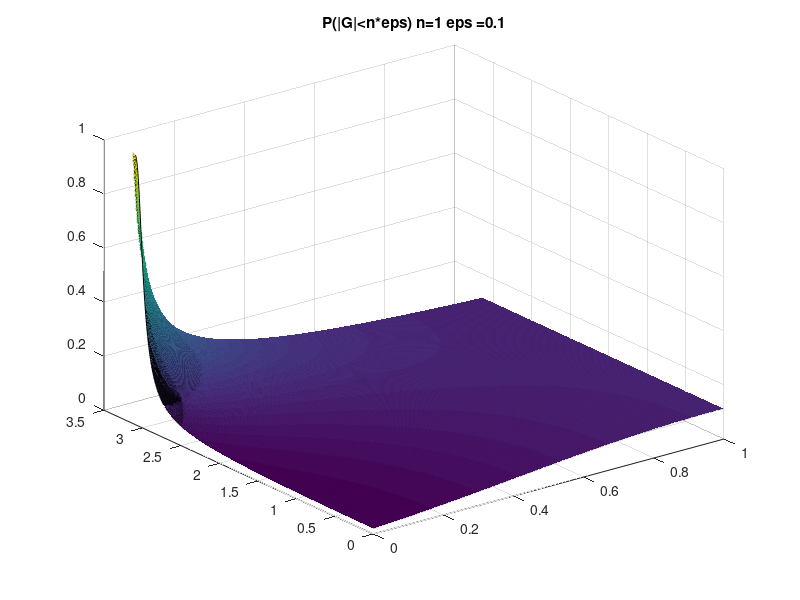

Reproduce this figure in MATLAB. (Note: this script raises an error after producing the figure.)
%% Compute the probability of change of sign of gradient in L2 case
p = linspace(0,1,1000);
theta = linspace(0,pi,1000);

%% Remove extrem cases (avoid dividing by zero)
p = p(2:(end-1));
theta = theta(2:(end-1));

[P,Theta] = meshgrid(p,theta);

%% Compute probability different n
epsilon = 0.1;
for k = 0:4
n = 10^k;
miu = n.*(1-P).*sqrt(pi/4.*(1+cos(Theta)));
sigma = sqrt((1+cos(Theta)).*(4-pi)./4.*n.*(1-P)+n.*P./2);
figure()
Prob = cdf('Normal',(epsilon*n-miu)./sigma,0,1)-cdf('Normal',(-epsilon*n-miu)./sigma,0,1);
s = surf(P,Theta,Prob);
title(strcat('P(|G|<n*eps) n= ',num2str(n),' eps =',num2str(epsilon)));
s.EdgeColor = 'none';
saveas(gcf,strcat('L1_eps_n',num2str(k),'.png'));
end